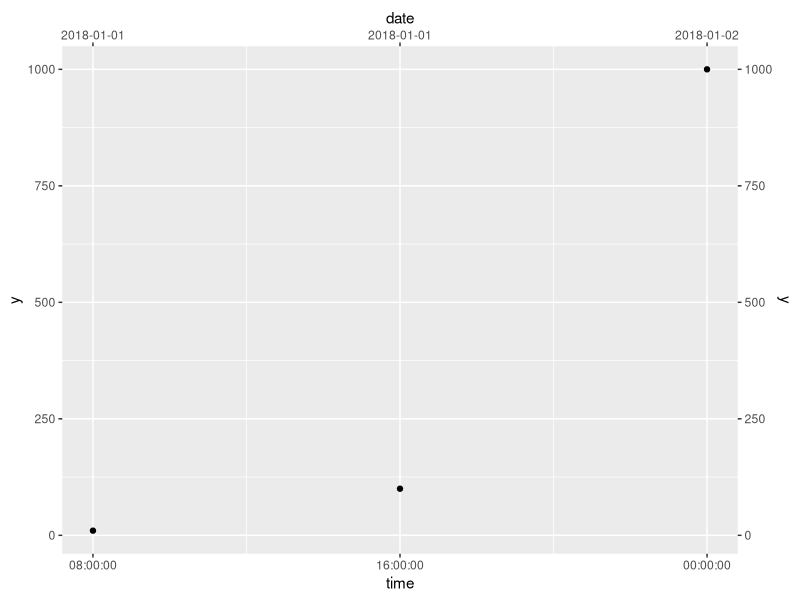

Write R code to recreate this figure.
## ---- chunk 1
knitr::opts_chunk$set(
  collapse = TRUE, comment = "#>", 
  fig.align = 'center',
  fig.asp = 0.618, # 1 / phi
  out.width = "700px"
)
## ---- chunk 2
library(scales)

p <- c(.2, .8, .11234, 3.14159)
percent(p)

# French percent
percent(p, big.mark = ".", decimal.mark = ",", accuracy = .01,
        suffix = " %")
## ---- chunk 3
library(ggplot2)
df <- data.frame(x = c(lubridate::ymd_hms("2018-01-01 08:00:00"),
                       lubridate::ymd_hms("2018-01-01 16:00:00"),
                       lubridate::ymd_hms("2018-01-02 00:00:00")),
                 y = c(10, 100, 1000))

ggplot(data = df, aes(x, y)) +
  geom_point() +
  scale_y_continuous(sec.axis = dup_axis()) + 
  scale_x_datetime(name = "time", breaks = df$x, labels = scales::time_format(), 
                   sec.axis = dup_axis(name = "date", labels = scales::date_format()))
